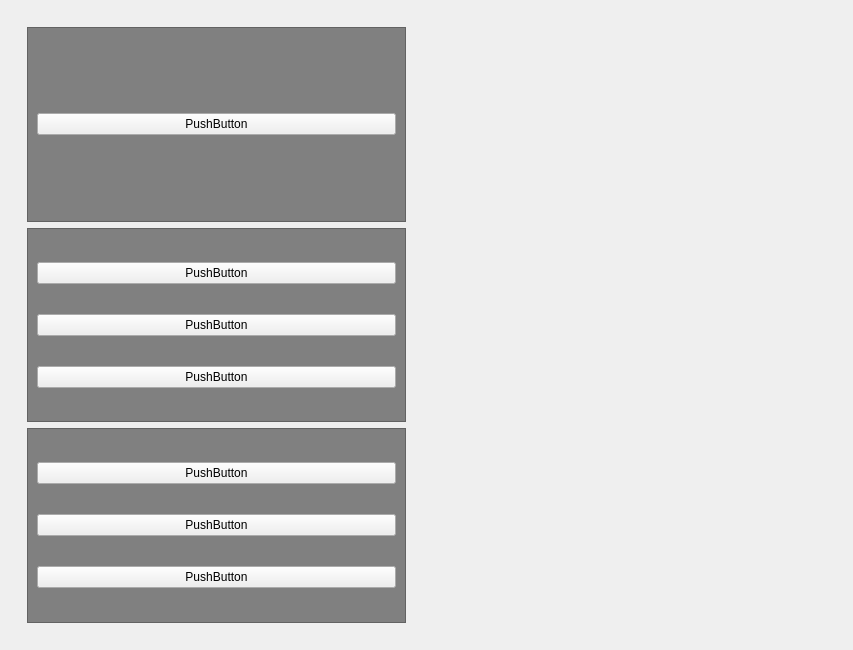
<?xml version="1.0" encoding="UTF-8"?>
<ui version="4.0">
 <class>MainWindow</class>
 <widget class="QMainWindow" name="MainWindow">
  <property name="geometry">
   <rect>
    <x>0</x>
    <y>0</y>
    <width>853</width>
    <height>650</height>
   </rect>
  </property>
  <property name="windowTitle">
   <string>MainWindow</string>
  </property>
  <property name="styleSheet">
   <string notr="true">QFrame{
background:grey;
}</string>
  </property>
  <property name="icons" stdset="0">
   <url>
    <string>file:///C:/Users/21653/OneDrive/Bureau/QT/GESTION/icons/icons8-ajouter-64.png</string>
   </url>
  </property>
  <widget class="QWidget" name="centralwidget">
   <layout class="QHBoxLayout" name="horizontalLayout">
    <item>
     <widget class="QWidget" name="leftmenucontainer" native="true">
      <layout class="QVBoxLayout" name="verticalLayout">
       <item>
        <widget class="QWidget" name="leftmenusubcontainer" native="true">
         <layout class="QVBoxLayout" name="verticalLayout_2">
          <item>
           <widget class="QFrame" name="frame">
            <property name="frameShape">
             <enum>QFrame::StyledPanel</enum>
            </property>
            <property name="frameShadow">
             <enum>QFrame::Raised</enum>
            </property>
            <layout class="QHBoxLayout" name="horizontalLayout_2">
             <item>
              <widget class="QPushButton" name="pushButton">
               <property name="text">
                <string>PushButton</string>
               </property>
              </widget>
             </item>
            </layout>
           </widget>
          </item>
          <item>
           <widget class="QFrame" name="frame_2">
            <property name="frameShape">
             <enum>QFrame::StyledPanel</enum>
            </property>
            <property name="frameShadow">
             <enum>QFrame::Raised</enum>
            </property>
            <layout class="QVBoxLayout" name="verticalLayout_3">
             <item>
              <widget class="QPushButton" name="pushButton_2">
               <property name="text">
                <string>PushButton</string>
               </property>
              </widget>
             </item>
             <item>
              <widget class="QPushButton" name="pushButton_4">
               <property name="text">
                <string>PushButton</string>
               </property>
              </widget>
             </item>
             <item>
              <widget class="QPushButton" name="pushButton_5">
               <property name="text">
                <string>PushButton</string>
               </property>
              </widget>
             </item>
            </layout>
           </widget>
          </item>
          <item>
           <widget class="QFrame" name="frame_3">
            <property name="frameShape">
             <enum>QFrame::StyledPanel</enum>
            </property>
            <property name="frameShadow">
             <enum>QFrame::Raised</enum>
            </property>
            <layout class="QVBoxLayout" name="verticalLayout_4">
             <item>
              <widget class="QPushButton" name="pushButton_3">
               <property name="text">
                <string>PushButton</string>
               </property>
              </widget>
             </item>
             <item>
              <widget class="QPushButton" name="pushButton_6">
               <property name="text">
                <string>PushButton</string>
               </property>
              </widget>
             </item>
             <item>
              <widget class="QPushButton" name="pushButton_7">
               <property name="text">
                <string>PushButton</string>
               </property>
              </widget>
             </item>
            </layout>
           </widget>
          </item>
         </layout>
        </widget>
       </item>
      </layout>
     </widget>
    </item>
    <item>
     <widget class="QWidget" name="mainbodycontainer" native="true"/>
    </item>
   </layout>
  </widget>
  <widget class="QMenuBar" name="menubar">
   <property name="geometry">
    <rect>
     <x>0</x>
     <y>0</y>
     <width>853</width>
     <height>22</height>
    </rect>
   </property>
  </widget>
 </widget>
 <resources/>
 <connections/>
</ui>
